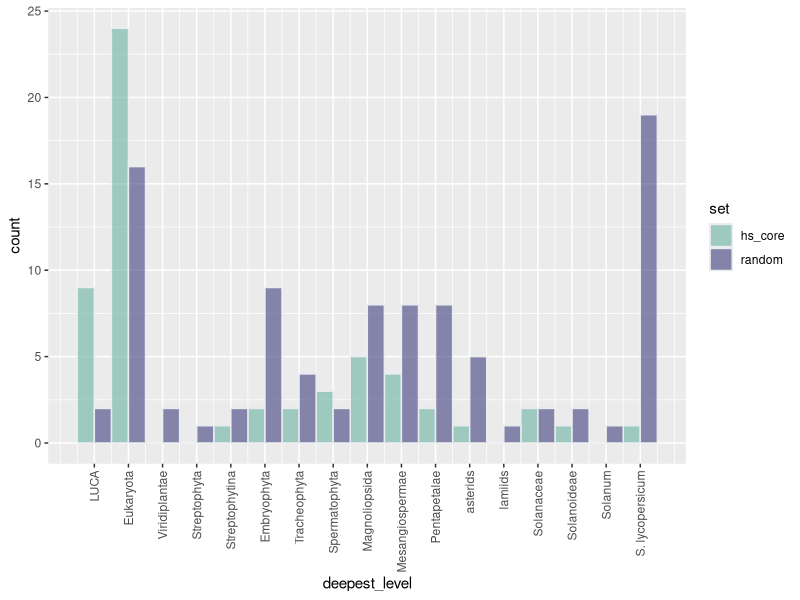

Recreate this plot in R.
library(ggplot2)

d = read.csv("results/combined_deepest_levels.csv")

labels = scan("clades_hierarchy.txt", character())[(min(d$deepest_level)+1):(max(d$deepest_level)+1)]
labels[length(labels)] = "S. lycopersicum"

pdf("results/plots/4.1_gene_age.pdf")
p <- ggplot(d, aes(x=deepest_level, fill=set)) +
  geom_histogram(color="#e9ecef", alpha=0.6, position = 'dodge', binwidth = 1) +
  scale_fill_manual(values=c("#69b3a2", "#404080")) +
  scale_x_continuous(labels=labels, breaks = 0:16) +
  theme(axis.text.x = element_text(angle = 90, vjust = 0.5, hjust=1))
print(p)
dev.off()
